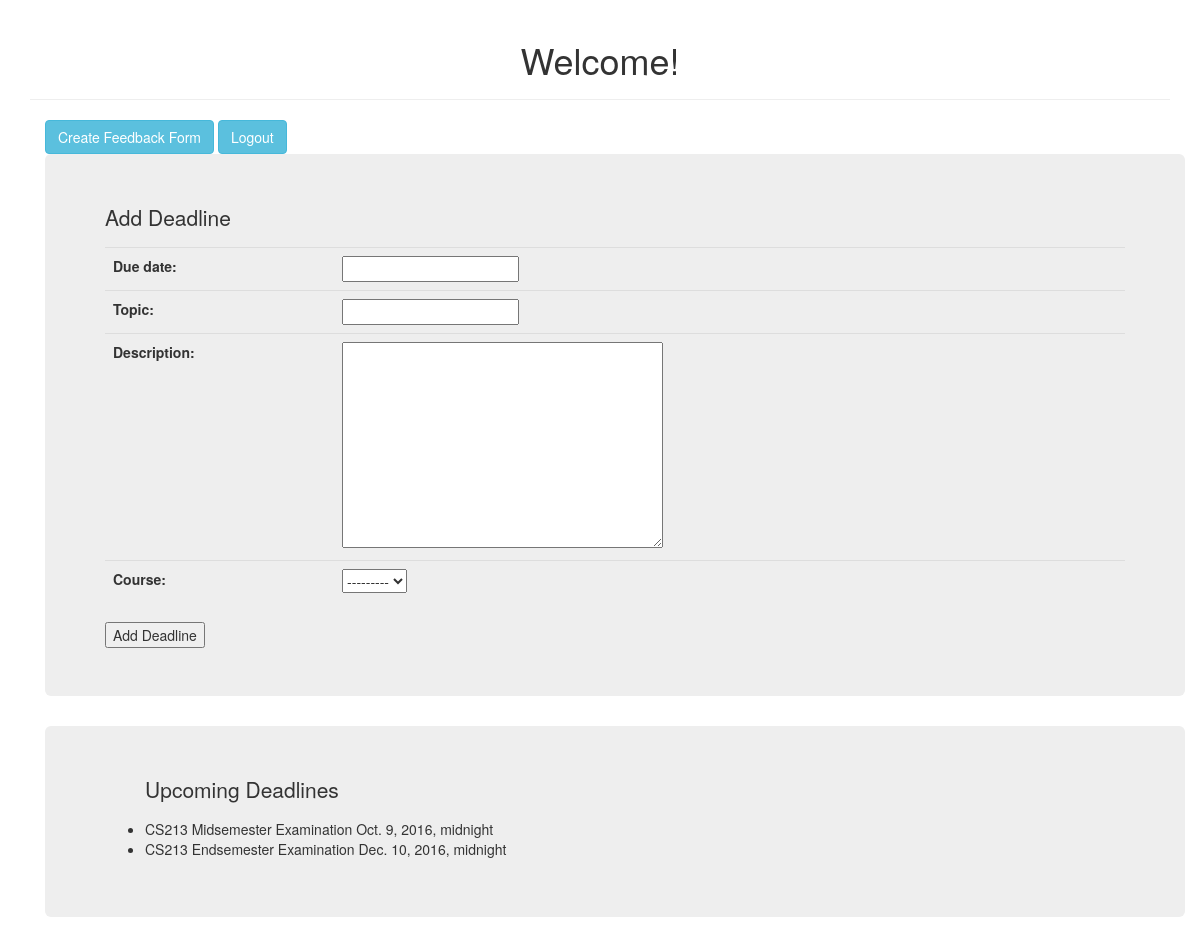
The app's page / (signed in) with its own data.
### backend/models.py (models this page shows)
class Course(models.Model):
	code = models.CharField(max_length=5)
	name = models.CharField(max_length=30)
	semester = models.CharField(max_length=30)
	instructor = models.ForeignKey(User, on_delete=models.CASCADE)
	midsem_date = models.DateTimeField()
	endsem_date = models.DateTimeField()
	def __str__(self):
		return self.code

class Deadline(models.Model):
	due_date = models.DateTimeField()
	topic = models.CharField(max_length=30)
	description = models.TextField(default="")
	course = models.ForeignKey(Course, on_delete=models.CASCADE)

### backend/views.py (the view)
# urls.py: 2. Add a URL to urlpatterns:  url(r'^$', views.home, name='home')
@login_required(login_url="login/")
def home(request):
	if request.method == 'POST':
		form = DeadlineForm(request.POST, request.FILES)
		deadline = form.save(commit=True)
		deadline.save()
		return HttpResponseRedirect('/')
	else:
		form = DeadlineForm()
		deadlines = Deadline.objects.all()
		courses = Course.objects.all()
		c = {'form':form, 'deadlines':deadlines, 'courses':courses}
		return render(request, 'home.html', c)

### backend/forms.py
class DeadlineForm(forms.ModelForm):
	class Meta:
		model = Deadline
		fields = ['due_date', 'topic', 'description', 'course']

### templates/home.html (shortened to what this page needs)
<!DOCTYPE html>
<html>
<head>
	<link rel="stylesheet" href="https://maxcdn.bootstrapcdn.com/bootstrap/3.3.7/css/bootstrap.min.css">
</head>
<body>
	<div class="container">
			<div class='page-header'>
				<h1 align="center">Welcome!</h1>
			</div>
			<div class="container" >
				<a href="/createfeedbackform" class="btn btn-info" role="button" align="left">Create Feedback Form</a>
				<a href="/logout" class="btn btn-info" role="button" align="right">Logout</a>
			</div>
			<div class="container">
				<div class="jumbotron">
					<p>Add Deadline</p>
					<form method="post" action=".">{% csrf_token %}
						<table class="table table-hover">
							{{ form.as_table }}
						</table>
						<input type="submit" value="Add Deadline">
					</form>
				</div>
			</div>
			<div class="container">
				<div class="jumbotron">
					{% if deadlines %}
						<ul>
						<p>Upcoming Deadlines</p>
						{% for deadline in deadlines %}
							<li> {{deadline.course.code}} {{deadline.topic}} {{deadline.due_date}} </li>
						{% endfor %}
						</ul>
					{% endif %}
				</div>
			</div>
	</div>
</body>
</html>

### records on screen
Deadline: course.code "CS213", topic "Midsemester Examination", due_date "Oct. 9, 2016, midnight"
Deadline: course.code "CS213", topic "Endsemester Examination", due_date "Dec. 10, 2016, midnight"
